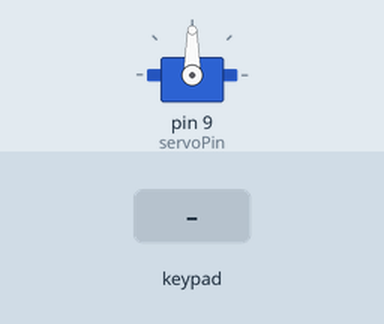
Simulated run of this sketch. Board: Arduino Uno, built with avr-gcc and run on an emulated ATmega328P. On the bench: servo. Inputs (shaded band) come from the test bench.

Above: at 1.2 s.
1.3 s: key '#' pressed
At 2.4 s:
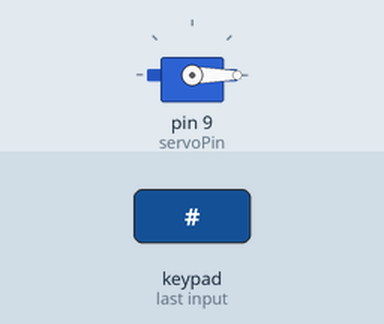
Timing chart, 0 to 4.3 s (numbered marks = the images above; inputs shaded):
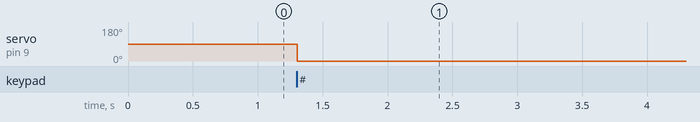

Measured:
- after the input at 1.3 s, servo on pin 9 (servoPin): 90° → 0° at once

The sketch:

esp32servolock.ino
```cpp
#include <Servo.h>
#include <Keypad.h>

Servo myServo;
const int servoPin = 9;

const byte ROWS = 4; // four rows
const byte COLS = 4; // four columns
char keys[ROWS][COLS] = {
  {'1','2','3','A'},
  {'4','5','6','B'},
  {'7','8','9','C'},
  {'*','0','#','D'}
};
byte rowPins[ROWS] = {5, 4, 3, 2}; // connect to the row pinouts of the keypad
byte colPins[COLS] = {9, 8, 7, 6}; // connect to the column pinouts of the keypad
Keypad keypad = Keypad(makeKeymap(keys), rowPins, colPins, ROWS, COLS);

String password = "1234";
String enteredPassword = "";

void setup() {
  myServo.attach(servoPin);
  Serial.begin(9600);
}

void loop() {
  char key = keypad.getKey();

  if (key) {
    if (key == '*') {
      if (enteredPassword == password) {
        moveServo(); // Call the function to move the servo (open position)
      }
      enteredPassword = ""; // Reset entered password
    } else if (key == '#') {
      closeLock(); // Call the function to close the lock
    } else {
      enteredPassword += key;
    }
  }
}

void moveServo() {
  myServo.write(90); // Adjust the angle as needed
}

void closeLock() {
  myServo.write(0); // Adjust the angle to close the lock (adjust as needed)

}
```
